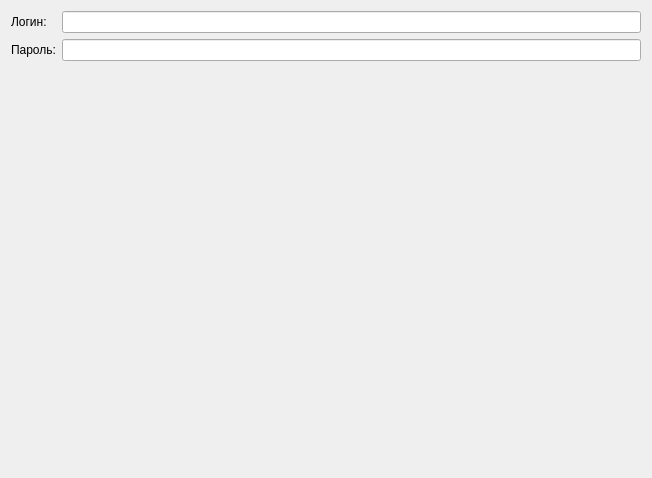
<?xml version="1.0" encoding="UTF-8"?>
<ui version="4.0">
 <class>LoginWidget</class>
 <widget class="QWidget" name="LoginWidget">
  <property name="geometry">
   <rect>
    <x>0</x>
    <y>0</y>
    <width>652</width>
    <height>478</height>
   </rect>
  </property>
  <property name="windowTitle">
   <string>Form</string>
  </property>
  <layout class="QFormLayout" name="formLayout">
   <item row="0" column="0">
    <widget class="QLabel" name="loginLabel">
     <property name="text">
      <string>Логин:</string>
     </property>
    </widget>
   </item>
   <item row="0" column="1">
    <widget class="QLineEdit" name="loginEdit"/>
   </item>
   <item row="1" column="1">
    <widget class="QLineEdit" name="passwordEdit">
     <property name="echoMode">
      <enum>QLineEdit::Password</enum>
     </property>
    </widget>
   </item>
   <item row="1" column="0">
    <widget class="QLabel" name="passwordLabel">
     <property name="text">
      <string>Пароль:</string>
     </property>
    </widget>
   </item>
  </layout>
 </widget>
 <resources/>
 <connections/>
</ui>
